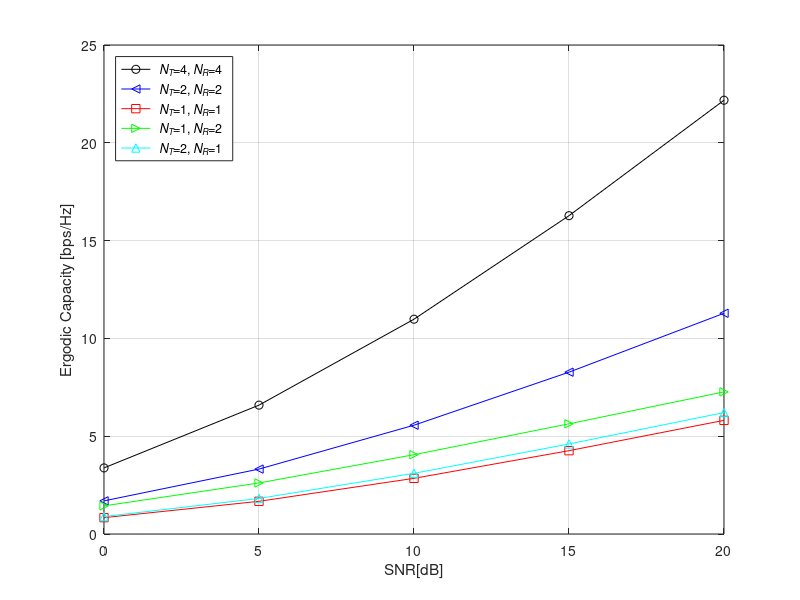

Here is the MATLAB script that generated this plot:
clearvars, close all

SNR_dB = 0:5:20;  SNR_linear = 10.^(SNR_dB/10.);
N_iter = 1000; 
for Icase = 1:5
    if Icase==1
        nT=4;  nR=4; % 4x4
    elseif Icase==2
        nT=2;  nR=2; % 2x2
    elseif Icase==3
        nT=1;  nR=1; % 1x1
    elseif Icase==4
        nT=1;  nR=2; % 1x2
    else
        nT=2;  nR=1; % 2x1
    end
    n = min(nT,nR);  I = eye(n);
    C(Icase,:) = zeros(1,length(SNR_dB));
    for iter = 1:N_iter
        H = sqrt(0.5)*(randn(nR,nT) + 1i*randn(nR,nT));
        if nR >= nT
            HH = H'*H;
        else
            HH = H*H';
        end
        for i = 1:length(SNR_dB) % Random channel generation
            C(Icase,i) = C(Icase,i) + log2(real(det(I+SNR_linear(i)/nT*HH)));
        end
    end
end
C = C/N_iter;
figure
plot(SNR_dB,C(1,:),'k-o', SNR_dB,C(2,:),'b-<', SNR_dB,C(3,:),'r-s');
hold on, plot(SNR_dB,C(4,:),'g->', SNR_dB,C(5,:),'c-^');
xlabel('SNR[dB]'); ylabel('Ergodic Capacity [bps/Hz]'); set(gca,'fontsize',10); grid on
s1='{\it N_T}=4,{\it N_R}=4'; s2='{\it N_T}=2,{\it N_R}=2'; 
s3='{\it N_T}=1,{\it N_R}=1'; s4='{\it N_T}=1,{\it N_R}=2'; s5='{\it N_T}=2,{\it N_R}=1';
legend(s1,s2,s3,s4,s5,'Location','northwest')